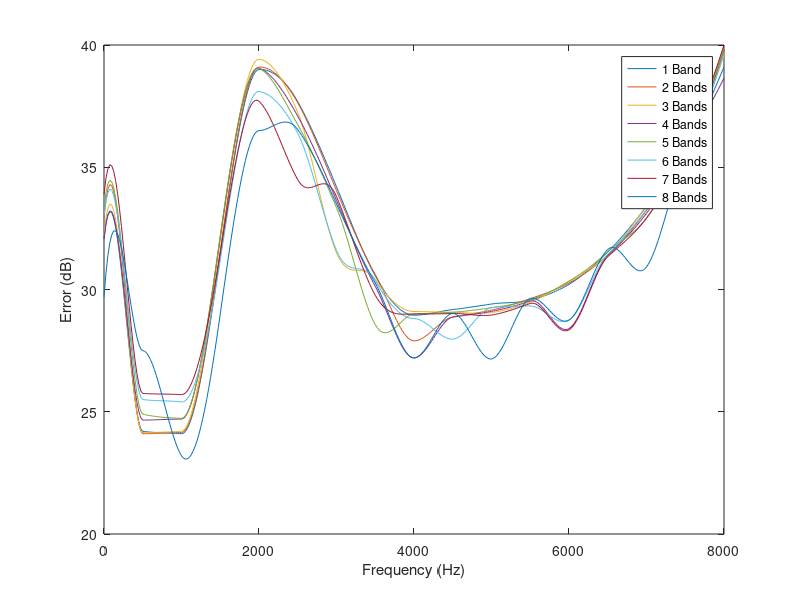
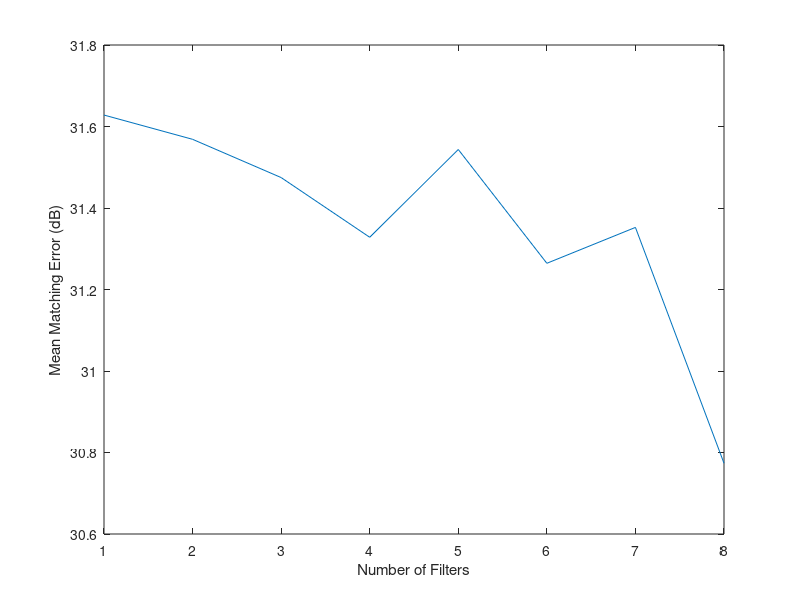

Write MATLAB code to recreate these figures, in order.
clc;
clear all;
%% Investigate the effects of the frequency bands
%Set up audiogram
Fh = 8000;
steps = 50;
audioX = [250 500 1000 2000 4000 8000];
audioConY = [-50 -45 -45 -60 -50 -60];
xq = 0:25:8000;
pCond = pchip(audioX, audioConY, xq);

audioNormY = [0 -8 -5 0 -10 0];
pNorm = pchip(audioX, audioNormY, xq);
% 
% figure;
% plot(xq, pNorm);
% hold on;
% plot(xq, pCond);
% xlabel('Frequency (Hz)');
% ylabel('Hearing Loss (dB)');
% legend('Normal', 'Conductive');

audioConY = -1*audioConY;

H3FA = (audioConY(2) + audioConY(3) + audioConY(4))/3;
X = 0.15*H3FA;
ki = [-17 -8 1 -1 -2 -2 -2];

IG = 1:length(audioConY);
for i=1:length(audioConY)
   IG(i) = X + (0.31*H3FA) + ki(i);
end

pIG = pchip(audioX, IG, xq);

% figure;
% plot(xq, pIG);
% xlabel('Frequency (Hz)');
% ylabel('Insertion Gain (dB)');

filtX = [250 500 1000 1500 2000 2500 3000 3500 4000 4500 5000 5500 6000 6500 7000 7500 8000];

band1 = [20 20.8 20.9 21.04 21 20.76 20.8 21 21.05 20.84 20.75 20.96 21.04 20.9 20.82 21.05 20.2];
pb1 = pchip(filtX, band1, xq);

band2 = [19.3 20.9 20.85 20.93 20.9 20.8 20.95 20.95 22.1 21.14 21 20.9 20.98 21.04 20.98 20.95 20.2];
pb2 = pchip(filtX, band2, xq);

band3 = [19.8 20.85 20.8 20.5 20.58 21.2 23.5 21.15 20.9 20.95 21.1 21.05 20.9 21.02 20.8 21 20.4];
pb3 = pchip(filtX, band3, xq);

band4 = [19.8 20.34 20.3 20.35 20.95 21.35 21.36 21.43 22.8 21.15 21.05 21 22.85 21.05 21.1 21 21.35];
pb4 = pchip(filtX, band4, xq);

band5 = [18.95 20.1 20.27 20.3 20.95 21.7 21.65 23 21 20.95 20.9 20.95 20.92 20.9 21.3 20.95 20.1];
pb5 = pchip(filtX, band5, xq);

band6 = [18.95 19.5 19.6 21.3 21.9 22.05 23.4 21.2 21.19 22.05 20.9 21.2 22.5 21 20.95 21.2 20.3];
pb6 = pchip(filtX, band6, xq);

band7 = [18.2 19.25 19.3 21 22.3 23.95 21.2 21.8 21 21 21.2 21.1 22.9 21.1 21.3 20.9 20];
pb7 = pchip(filtX, band7, xq);

band8 = [18.7 17.5 21.8 23.5 23.5 21.9 21.5 21.3 22.8 21 23 20.9 22.5 20.8 23.3 21.2 20.9];
pb8 = pchip(filtX, band8, xq);

matchError1 = abs(plus(pb1,  pCond));
matchError2 = abs(plus(pb2,  pCond));
matchError3 = abs(plus(pb3,  pCond));
matchError4 = abs(plus(pb4,  pCond));
matchError5 = abs(plus(pb5,  pCond));
matchError6 = abs(plus(pb6,  pCond));
matchError7 = abs(plus(pb7,  pCond));
matchError8 = abs(plus(pb8,  pCond));

figure;
plot(xq, matchError1);
hold on;
plot(xq, matchError2);
hold on;
plot(xq, matchError3);
hold on;
plot(xq, matchError4);
hold on;
plot(xq, matchError5);
hold on;
plot(xq, matchError6);
hold on;
plot(xq, matchError7);
hold on;
plot(xq, matchError8);
xlabel('Frequency (Hz)');
ylabel('Error (dB)');
legend('1 Band', '2 Bands', '3 Bands', '4 Bands', '5 Bands', '6 Bands', '7 Bands', '8 Bands');

meanErrors = 1:8;
meanErrors(1) = mean(matchError1);
meanErrors(2) = mean(matchError2);
meanErrors(3) = mean(matchError3);
meanErrors(4) = mean(matchError4);
meanErrors(5) = mean(matchError5);
meanErrors(6) = mean(matchError6);
meanErrors(7) = mean(matchError7);
meanErrors(8) = mean(matchError8);

figure;
plot(meanErrors);
xlabel('Number of Filters');
ylabel('Mean Matching Error (dB)');

%plot(xq, pb1);

%plot(xq, p);

mean(pIG(81:101))
    

